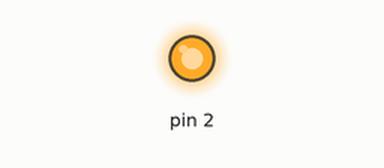
A sketch run on a simulated Arduino Uno, built with avr-gcc and run on an emulated ATmega328P. Shown: output pins drawn as LEDs (lit = HIGH).

Above: at 1.6 s.
At 4.2 s:
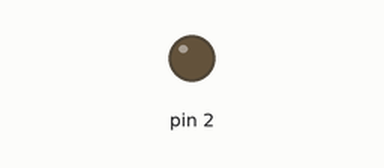
Timing chart, 0 to 7.2 s (numbered marks = the images above):
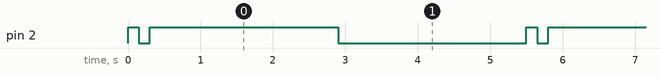

The sketch:

Test_Klassen.ino
```cpp
#include <MeineKlassen.h>

// --- Zwei Instanzen mit unterschiedlichen Parametern ---
Blinker fastBlink(2, 150);   // schnelle LED
Blinker slowBlink(2, 2600);   // langsame LED an Pin 5

void setup() {
  // nichts weiter nötig – Konstruktor übernimmt pinMode()
}

void loop() {
  fastBlink.blink();
  //delay(200);
  slowBlink.blink();
  //delay(200);
}
```

MeineKlassen.h
```cpp
// --- Klassendefinition von Klaus Steinemann ---
class Blinker {
  private:
    int pin;
    int interval;

  public:
    // Konstruktor mit Parametern
    Blinker(int pinNumber, int blinkInterval) {
      pin = pinNumber;
      interval = blinkInterval;
      pinMode(pin, OUTPUT);
    }

    // Eine einzige Funktion
    void blink() {
      digitalWrite(pin, HIGH);
      delay(interval);
      digitalWrite(pin, LOW);
      delay(interval);
    }
};
```

Measured:
- by itself, pin 2: repeats every 5.5 s: LOW 0.15 s, HIGH 2.6 s, LOW 2.6 s, HIGH 0.15 s
- by itself, everything shown: repeats every 5.5 s, in 4 steps
